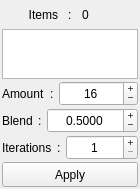
<?xml version="1.0" encoding="UTF-8"?>
<ui version="4.0">
	<class>WindowMain</class>
	<widget class="QMainWindow" name="WindowMain">
		<property name="geometry">
			<rect>
				<x>0</x>
				<y>0</y>
				<width>140</width>
				<height>189</height>
			</rect>
		</property>
		<property name="windowTitle">
			<string>Unaverage</string>
		</property>
		<property name="windowIcon">
			<iconset>
				<normaloff>../prefs/icons/ToolSeq.svg</normaloff>../prefs/icons/ToolSeq.svg
			</iconset>
		</property>
		<widget class="QWidget" name="Widget_00">
			<layout class="QVBoxLayout" name="verticalLayout">
				<property name="spacing">
					<number>2</number>
				</property>
				<property name="leftMargin">
					<number>2</number>
				</property>
				<property name="topMargin">
					<number>2</number>
				</property>
				<property name="rightMargin">
					<number>2</number>
				</property>
				<property name="bottomMargin">
					<number>2</number>
				</property>
				<item>
					<widget class="QWidget" name="Widget_01" native="true">
						<layout class="QHBoxLayout" name="horizontalLayout">
							<property name="spacing">
								<number>10</number>
							</property>
							<property name="leftMargin">
								<number>0</number>
							</property>
							<property name="topMargin">
								<number>0</number>
							</property>
							<property name="rightMargin">
								<number>0</number>
							</property>
							<property name="bottomMargin">
								<number>0</number>
							</property>
							<item>
								<widget class="QLabel" name="label_6">
									<property name="sizePolicy">
										<sizepolicy hsizetype="Ignored" vsizetype="Ignored">
											<horstretch>0</horstretch>
											<verstretch>0</verstretch>
										</sizepolicy>
									</property>
									<property name="minimumSize">
										<size>
											<width>0</width>
											<height>25</height>
										</size>
									</property>
									<property name="text">
										<string>Items</string>
									</property>
									<property name="alignment">
										<set>Qt::AlignRight|Qt::AlignTrailing|Qt::AlignVCenter</set>
									</property>
								</widget>
							</item>
							<item>
								<widget class="QLabel" name="label_5">
									<property name="sizePolicy">
										<sizepolicy hsizetype="Fixed" vsizetype="Ignored">
											<horstretch>0</horstretch>
											<verstretch>0</verstretch>
										</sizepolicy>
									</property>
									<property name="minimumSize">
										<size>
											<width>0</width>
											<height>25</height>
										</size>
									</property>
									<property name="text">
										<string>:</string>
									</property>
								</widget>
							</item>
							<item>
								<widget class="QLabel" name="Label_ItemsCount">
									<property name="sizePolicy">
										<sizepolicy hsizetype="Ignored" vsizetype="Ignored">
											<horstretch>0</horstretch>
											<verstretch>0</verstretch>
										</sizepolicy>
									</property>
									<property name="minimumSize">
										<size>
											<width>0</width>
											<height>25</height>
										</size>
									</property>
									<property name="text">
										<string>0</string>
									</property>
								</widget>
							</item>
						</layout>
					</widget>
				</item>
				<item>
					<widget class="QWidget" name="Widget_02" native="true">
						<layout class="QHBoxLayout" name="horizontalLayout_4">
							<property name="spacing">
								<number>2</number>
							</property>
							<property name="leftMargin">
								<number>0</number>
							</property>
							<property name="topMargin">
								<number>0</number>
							</property>
							<property name="rightMargin">
								<number>0</number>
							</property>
							<property name="bottomMargin">
								<number>0</number>
							</property>
							<item>
								<widget class="QPlainTextEdit" name="Text_Items">
									<property name="sizePolicy">
										<sizepolicy hsizetype="Ignored" vsizetype="Expanding">
											<horstretch>0</horstretch>
											<verstretch>0</verstretch>
										</sizepolicy>
									</property>
									<property name="minimumSize">
										<size>
											<width>0</width>
											<height>25</height>
										</size>
									</property>
									<property name="lineWrapMode">
										<enum>QPlainTextEdit::NoWrap</enum>
									</property>
								</widget>
							</item>
						</layout>
					</widget>
				</item>
				<item>
					<widget class="QWidget" name="Widget_03" native="true">
						<layout class="QHBoxLayout" name="horizontalLayout_2">
							<property name="spacing">
								<number>5</number>
							</property>
							<property name="leftMargin">
								<number>0</number>
							</property>
							<property name="topMargin">
								<number>0</number>
							</property>
							<property name="rightMargin">
								<number>0</number>
							</property>
							<property name="bottomMargin">
								<number>0</number>
							</property>
							<item>
								<widget class="QLabel" name="Label_Amount">
									<property name="sizePolicy">
										<sizepolicy hsizetype="Fixed" vsizetype="Ignored">
											<horstretch>0</horstretch>
											<verstretch>0</verstretch>
										</sizepolicy>
									</property>
									<property name="minimumSize">
										<size>
											<width>0</width>
											<height>25</height>
										</size>
									</property>
									<property name="text">
										<string>Amount</string>
									</property>
								</widget>
							</item>
							<item>
								<widget class="QLabel" name="label_7">
									<property name="sizePolicy">
										<sizepolicy hsizetype="Fixed" vsizetype="Ignored">
											<horstretch>0</horstretch>
											<verstretch>0</verstretch>
										</sizepolicy>
									</property>
									<property name="minimumSize">
										<size>
											<width>0</width>
											<height>25</height>
										</size>
									</property>
									<property name="text">
										<string>:</string>
									</property>
								</widget>
							</item>
							<item>
								<widget class="QSpinBox" name="Int_Amount">
									<property name="sizePolicy">
										<sizepolicy hsizetype="Ignored" vsizetype="Ignored">
											<horstretch>0</horstretch>
											<verstretch>0</verstretch>
										</sizepolicy>
									</property>
									<property name="minimumSize">
										<size>
											<width>0</width>
											<height>25</height>
										</size>
									</property>
									<property name="alignment">
										<set>Qt::AlignCenter</set>
									</property>
									<property name="buttonSymbols">
										<enum>QAbstractSpinBox::PlusMinus</enum>
									</property>
									<property name="minimum">
										<number>1</number>
									</property>
									<property name="maximum">
										<number>50</number>
									</property>
									<property name="value">
										<number>16</number>
									</property>
								</widget>
							</item>
						</layout>
					</widget>
				</item>
				<item>
					<widget class="QWidget" name="Widget_04" native="true">
						<layout class="QHBoxLayout" name="horizontalLayout_3">
							<property name="spacing">
								<number>5</number>
							</property>
							<property name="leftMargin">
								<number>0</number>
							</property>
							<property name="topMargin">
								<number>0</number>
							</property>
							<property name="rightMargin">
								<number>0</number>
							</property>
							<property name="bottomMargin">
								<number>0</number>
							</property>
							<item>
								<widget class="QLabel" name="Label_Blend">
									<property name="sizePolicy">
										<sizepolicy hsizetype="Fixed" vsizetype="Ignored">
											<horstretch>0</horstretch>
											<verstretch>0</verstretch>
										</sizepolicy>
									</property>
									<property name="minimumSize">
										<size>
											<width>0</width>
											<height>25</height>
										</size>
									</property>
									<property name="text">
										<string>Blend</string>
									</property>
								</widget>
							</item>
							<item>
								<widget class="QLabel" name="label_8">
									<property name="sizePolicy">
										<sizepolicy hsizetype="Fixed" vsizetype="Ignored">
											<horstretch>0</horstretch>
											<verstretch>0</verstretch>
										</sizepolicy>
									</property>
									<property name="minimumSize">
										<size>
											<width>0</width>
											<height>25</height>
										</size>
									</property>
									<property name="text">
										<string>:</string>
									</property>
								</widget>
							</item>
							<item>
								<widget class="QDoubleSpinBox" name="Float_Blend">
									<property name="sizePolicy">
										<sizepolicy hsizetype="Ignored" vsizetype="Ignored">
											<horstretch>0</horstretch>
											<verstretch>0</verstretch>
										</sizepolicy>
									</property>
									<property name="minimumSize">
										<size>
											<width>0</width>
											<height>25</height>
										</size>
									</property>
									<property name="alignment">
										<set>Qt::AlignCenter</set>
									</property>
									<property name="buttonSymbols">
										<enum>QAbstractSpinBox::PlusMinus</enum>
									</property>
									<property name="decimals">
										<number>4</number>
									</property>
									<property name="maximum">
										<double>9999.000000000000000</double>
									</property>
									<property name="singleStep">
										<double>0.050000000000000</double>
									</property>
									<property name="value">
										<double>0.500000000000000</double>
									</property>
								</widget>
							</item>
						</layout>
					</widget>
				</item>
				<item>
					<widget class="QWidget" name="Widget_05" native="true">
						<layout class="QHBoxLayout" name="horizontalLayout_5">
							<property name="spacing">
								<number>5</number>
							</property>
							<property name="leftMargin">
								<number>0</number>
							</property>
							<property name="topMargin">
								<number>0</number>
							</property>
							<property name="rightMargin">
								<number>0</number>
							</property>
							<property name="bottomMargin">
								<number>0</number>
							</property>
							<item>
								<widget class="QLabel" name="Label_Iterations">
									<property name="sizePolicy">
										<sizepolicy hsizetype="Fixed" vsizetype="Ignored">
											<horstretch>0</horstretch>
											<verstretch>0</verstretch>
										</sizepolicy>
									</property>
									<property name="minimumSize">
										<size>
											<width>0</width>
											<height>25</height>
										</size>
									</property>
									<property name="text">
										<string>Iterations</string>
									</property>
								</widget>
							</item>
							<item>
								<widget class="QLabel" name="label_9">
									<property name="sizePolicy">
										<sizepolicy hsizetype="Fixed" vsizetype="Ignored">
											<horstretch>0</horstretch>
											<verstretch>0</verstretch>
										</sizepolicy>
									</property>
									<property name="minimumSize">
										<size>
											<width>0</width>
											<height>25</height>
										</size>
									</property>
									<property name="text">
										<string>:</string>
									</property>
								</widget>
							</item>
							<item>
								<widget class="QSpinBox" name="Int_Iterations">
									<property name="sizePolicy">
										<sizepolicy hsizetype="Ignored" vsizetype="Ignored">
											<horstretch>0</horstretch>
											<verstretch>0</verstretch>
										</sizepolicy>
									</property>
									<property name="minimumSize">
										<size>
											<width>0</width>
											<height>25</height>
										</size>
									</property>
									<property name="alignment">
										<set>Qt::AlignCenter</set>
									</property>
									<property name="buttonSymbols">
										<enum>QAbstractSpinBox::PlusMinus</enum>
									</property>
									<property name="minimum">
										<number>1</number>
									</property>
									<property name="maximum">
										<number>99999</number>
									</property>
								</widget>
							</item>
						</layout>
					</widget>
				</item>
				<item>
					<widget class="QWidget" name="Widget_06" native="true">
						<layout class="QHBoxLayout" name="horizontalLayout_6">
							<property name="spacing">
								<number>2</number>
							</property>
							<property name="leftMargin">
								<number>0</number>
							</property>
							<property name="topMargin">
								<number>0</number>
							</property>
							<property name="rightMargin">
								<number>0</number>
							</property>
							<property name="bottomMargin">
								<number>0</number>
							</property>
							<item>
								<widget class="QPushButton" name="Button_Apply">
									<property name="sizePolicy">
										<sizepolicy hsizetype="Ignored" vsizetype="Ignored">
											<horstretch>0</horstretch>
											<verstretch>0</verstretch>
										</sizepolicy>
									</property>
									<property name="minimumSize">
										<size>
											<width>0</width>
											<height>25</height>
										</size>
									</property>
									<property name="text">
										<string>Apply</string>
									</property>
								</widget>
							</item>
						</layout>
					</widget>
				</item>
			</layout>
		</widget>
	</widget>
	<resources/>
	<connections/>
</ui>
